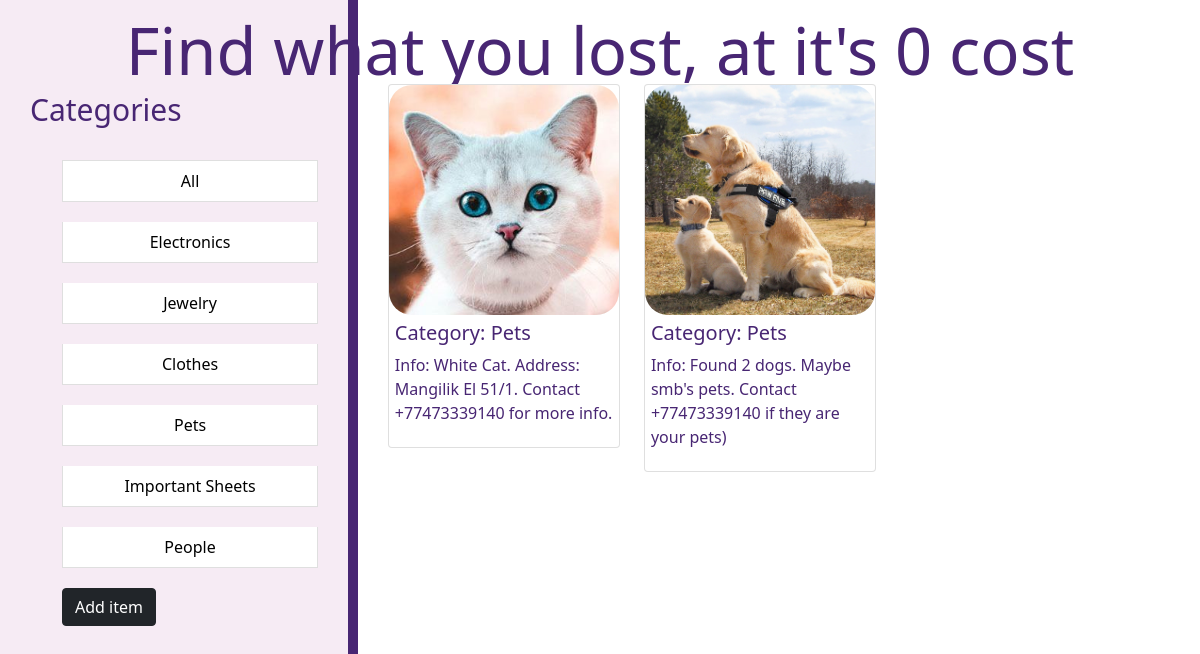
The page /?category=Pets on the database its author committed.
### photos/models.py (models this page shows, shortened)
class Categories(models.Model):
    name = models.CharField(max_length=100, null=False, blank=False)
    class Meta:
        verbose_name = "Category"
        verbose_name_plural = "Categories"

class ReadMore(models.Model):
    category = models.ForeignKey(Categories, on_delete=models.SET_NULL, null=True, blank=True)
    image = models.ImageField(null=False, blank=False)
    text = models.TextField(max_length=250, null=False, blank=False)
    class Meta:
        verbose_name = "Read More"
        verbose_name_plural = "Read More DB"

### photos/views.py (the view)
# urls.py: path('', views.index, name='index'),
def index(request):
    category = request.GET.get('category')
    if category == None:
        photos = ReadMore.objects.all()
    else:
        photos = ReadMore.objects.filter(category__name__contains = category)
    categories = Categories.objects.all()
    dic = {'categories' : categories, 'photos': photos}
    return render(request, 'photos/index.html', dic)

### photos/templates/photos/index.html (shortened to what this page needs)
{% load static %}
<!doctype html>
<html lang="en">
<head>
    <link rel="stylesheet" href="{% static 'photos/css/main.css' %}">
    <link rel="stylesheet" href="https://cdn.jsdelivr.net/npm/bootstrap@5.1.3/dist/css/bootstrap.min.css">
</head>
<body>
    <header>
        <h1>Find what you lost, at it's 0 cost</h1>
    </header>
    <nav>
        <h3>Categories</h3>
        <ul class="categories list">
            <li class="list-group-item">
                <a href="{% url 'index' %}">All</a>
            </li>
            {% for category in categories %}
            <li class="list-group-item">
                <a href="{% url 'index' %}?category={{category.name}}">{{category.name}}</a>
            </li>
            {% endfor %}
            <a href="{% url 'add' %}" class="btn btn-dark">Add item</a>
        </ul>
    </nav>
    <main>
        <div class="col-md-11">
            <div class="row">
                {% for photo in photos %}
                <div class="col-md-4">
                    <div class="card my-4">
                        <img alt="image" src="{{ photo.image.url }}">
                        <div class="textinside">
                            <h5> Category: {{ photo.category.name }} </h5>
                            <p> Info: {{ photo.text }} </p>
                        </div>
                    </div>
                </div>
                {% empty %}
                <div class="else">
                    <h3>Unfortunately, there are no items founded... Probably, author didn't chose category, so try checking category 'all' or come back to site later.</h3>
                    <h1>...</h1>
                </div>
                {% endfor %}
            </div>
        </div>
    </main>
</body>
</html>

### static/photos/css/main.css (style rules this page uses)
body { min-height: 100vh; display: flex; align-items: center; justify content: center; }
nav { background: #f6ebf4; padding: 2.5%; float: left; width: 400px; height: 2000px; color: #f6ebf4; border-right: 10px solid #482673; }
nav h3 { margin-top: 50px; font-size: 30px; cursive; font-weight: semi-bold; line-height: 60px; color: #482673; }
nav ul { list-style: none }
nav ul li, nav ul a { color: black; margin-top: 20px; transition: transform .4s ease; text-decoration: none; text-align: center; }
main { padding-left: 2.5%; padding-top: 5%; width: 80%; float: left; height: 2000px; }
img { max-height: 400px; border-radius: 10%; }
header h1 { cursive; font-size: 65px; font-weight: semi-bold; line-height: 60px; color: #482673; position:absolute; top:20px; text-align: center; width: 100% }
.card { color: #482673; }
.textinside { margin: 2.5%; }

### rows shown on the page
Categories: name "Electronics"
Categories: name "Jewelry"
Categories: name "Clothes"
Categories: name "Pets"
Categories: name "Important Sheets"
Categories: name "People"
ReadMore: image (picture), category.name "Pets", text "White Cat. Address: Mangilik El 51/1. Contact +77473339140 for more info."
ReadMore: image (picture), category.name "Pets", text "Found 2 dogs. Maybe smb's pets. Contact +77473339140 if they are your pets)"
